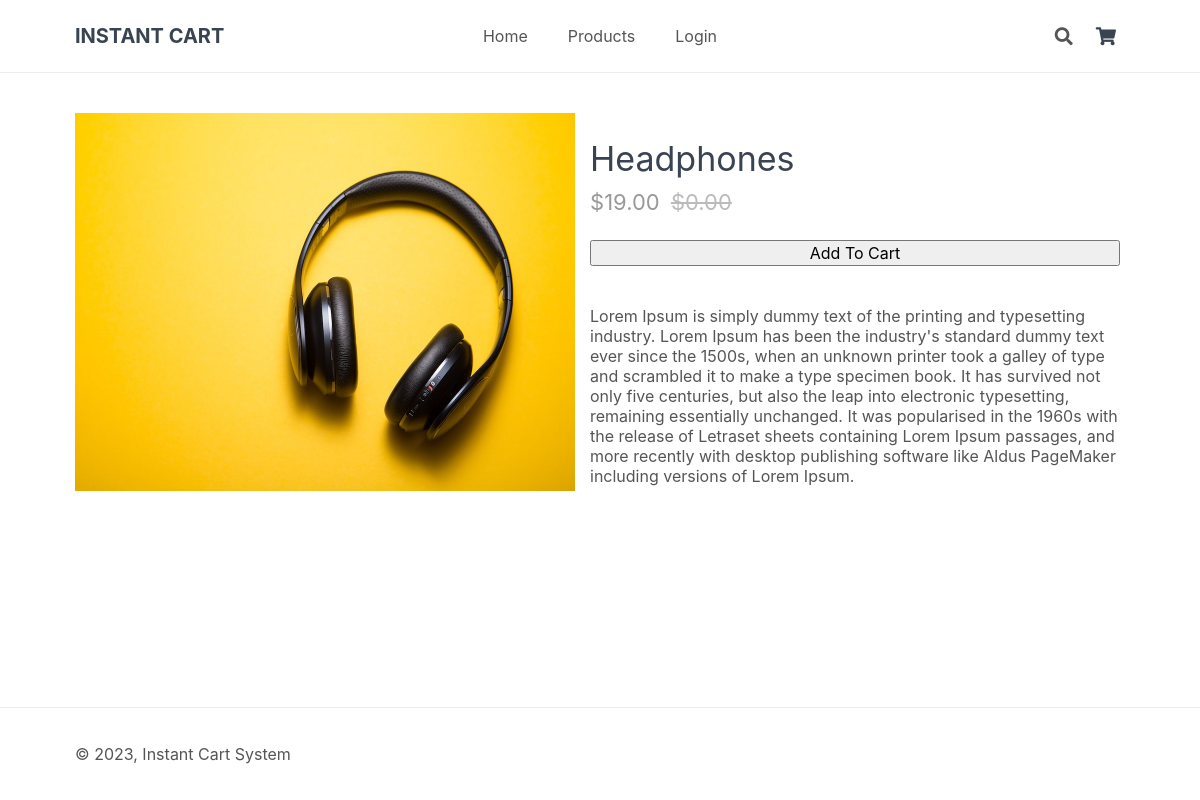
/product.php?id=7, run on the app's committed database.
### tables this page shows
CREATE TABLE `products` (
  `id` int(11) NOT NULL,
  `name` varchar(200) NOT NULL,
  `desc` text NOT NULL,
  `price` decimal(7,2) NOT NULL,
  `market_price` decimal(7,2) NOT NULL DEFAULT 0.00,
  `quantity` int(11) NOT NULL,
  `img` text NOT NULL,
  `date_added` datetime NOT NULL DEFAULT current_timestamp()
);

### product.php (the view, shortened to what this page needs)
<?php
require_once './database/connection.php';
if (isset($_GET['id']) && ctype_digit($_GET['id']) && $_GET['id'] > 0) {
    $productId = $_GET['id'];
    $sql = "SELECT * FROM products WHERE id = $productId";
    $result = mysqli_query($connection, $sql);
    if ($result && mysqli_num_rows($result) > 0) {
        $product = mysqli_fetch_assoc($result);
    } else {
        header('Location: ./error.php');
        exit();
    }
} else {
    header('Location: ./error.php');
    exit();
}
?>
<html>
<head>
    <?php include './views/header.php'; ?>
</head>
<body>
    <?php include './views/nav.php'; ?>
    <main>
        <div class="product content-wrapper">
            <img  class="responsive-image" src="imgs/<?php echo $product['img']; ?>" width="500" height="500" alt="<?php echo $product['name']; ?>">
            <div class="product-info">
                <h1 class="name"><?php echo $product['name']; ?></h1>
                <span class="price">
                    $<?php echo $product['price']; ?> <span class="rrp">$<?php echo $product['market_price']; ?></span>
                </span>
                <form action="./product.php?id=<?php echo $product['id']; ?>" method="post">
                    <input type="submit" value="Add To Cart">
                </form>
                <div class="description">
                    <?php echo $product['desc']; ?>
                </div>
            </div>
        </div>
    </main>
    <?php include './views/footer.php'; ?>
</body>
</html>

### style.css (style rules this page uses)
* { box-sizing: border-box; font-family: -apple-system, BlinkMacSystemFont, segoe ui, roboto, oxygen, ubuntu, cantarell, fira sans, droid sans, helvetica neue, Arial, sans-serif; font-size: 16px }
html { height: 100% }
body { position: relative; min-height: 100%; color: #555; background-color: #fff; margin: 0; padding-bottom: 100px }
h1, h2, h3, h4, h5 { color: #394352 }
.content-wrapper { width: 1050px; margin: 0 auto }
main>.product { display: flex; padding: 40px 0 }
main>.product h1 { font-size: 34px; font-weight: 400; margin: 0; padding: 20px 0 10px }
main>.product .price { display: block; font-size: 22px; color: #999 }
main>.product .rrp { color: #bbb; text-decoration: line-through; font-size: 22px; padding-left: 5px }
main>.product form { display: flex; flex-flow: column; margin: 25px 0 40px }
.responsive-image { max-width: 100%; height: auto; }
.product-info { margin-left: 10px; padding: 5px; width: 100%; }

### data on the page
products: img (picture), name "Headphones", price "19.00", market_price "0.00", desc "Lorem Ipsum is simply dummy text of the printing and typesetting industry. Lorem Ipsum has been the industry's standard dummy text ever since the 1500s, when an unknown printer took a galley of type and scrambled it to make a type specimen book. It has survived not only five centuries, but also the leap into electronic typesetting, remaining essentially unchanged. It was popularised in the 1960s with the release of Letraset sheets containing Lorem Ipsum passages, and more recently with desktop publishing software like Aldus PageMaker including versions of Lorem Ipsum."
